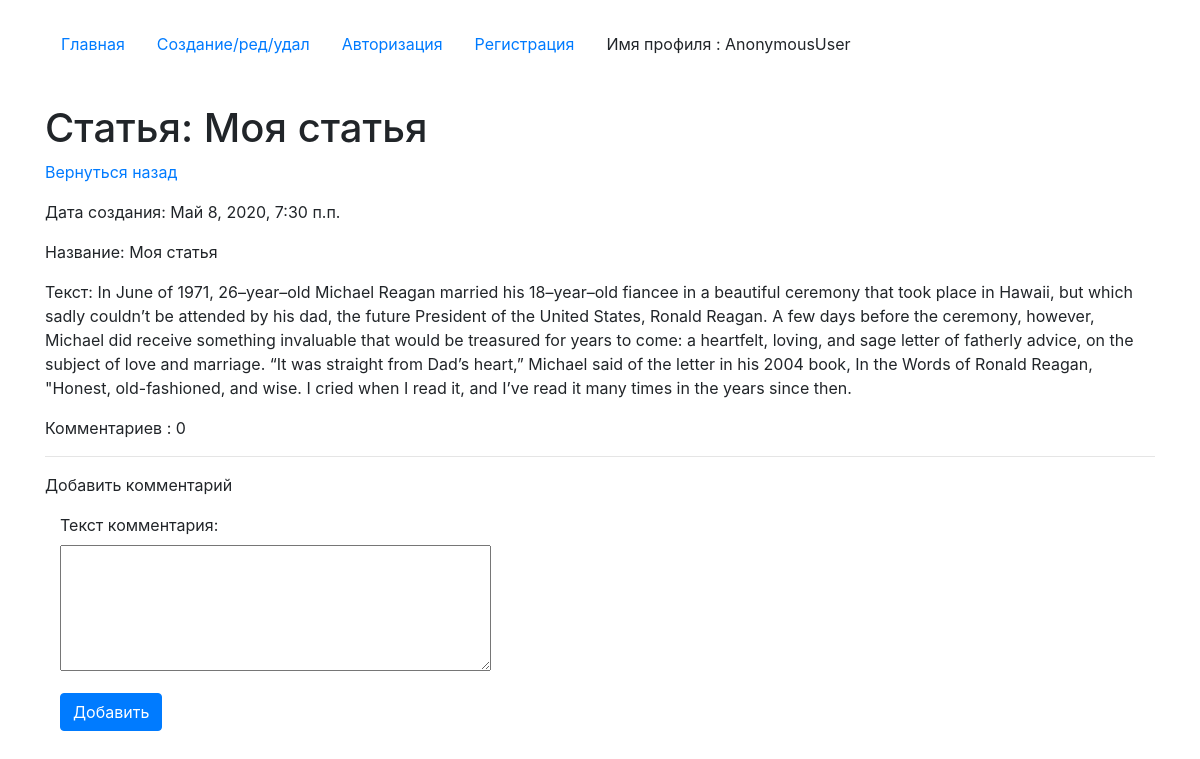
/detail/17, run on the app's committed database.
### core/models.py (models this page shows, shortened)
class Articles(models.Model):
    author = models.ForeignKey(User, on_delete = models.CASCADE, verbose_name='Владелец статьи', blank = True, null = True )
    create_date = models.DateTimeField(auto_now=True)
    name = models.CharField(max_length=200, verbose_name='Название')
    text = models.TextField(verbose_name='Текст')
    class Meta:
        verbose_name='Статью'
        verbose_name_plural='Статьи'

### core/views.py (the view, shortened to what this page needs)
# urls.py: path('detail/<int:pk>', views.HomeDetailView.as_view(), name='detail_page'),
class HomeDetailView(CustomSuccessMessageMixin, FormMixin, DetailView):
    model = Articles
    template_name = 'detail.html'
    context_object_name = 'get_article'
    form_class = CommentForm
    success_msg = 'Комментарий успешно создан, ожидайте модерации'

### core/forms.py
class CommentForm(forms.ModelForm):
    class Meta:
        model = Comments
        fields = ('text',)
    def __init__(self,*args,**kwargs):
        super().__init__(*args,**kwargs)
        for field in self.fields:
            self.fields[field].widget.attrs['class'] = 'form-control'
        self.fields['text'].widget = Textarea(attrs={'rows':5})

### core/templates/detail.html (shortened to what this page needs)
{% extends 'index.html' %}
{% block content %}
<h1 class="mt-4">Статья: {{get_article.name}}</h1>
<p><a href="/">Вернуться назад</a></p>
<p>Дата создания:  {{get_article.create_date}}</p>
<p>Название:  {{get_article.name}}</p>
<p>Текст: {{get_article.text}}</p>
<p>Комментариев : {{get_article.comments_articles.all.count}}</p>
<hr>
<p>Добавить комментарий</p>
<div class="col-4">
            <form action="" id="add_form" method="post">
               {{form.as_p}}
            </form>
            <button form="add_form" type="submit" class="btn btn-primary">Добавить</button>
</div>
{% endblock %}

### data on the page
Articles: name "Моя статья", create_date "Май 8, 2020, 7:30 п.п.", text "In June of 1971, 26–year–old Michael Reagan married his 18–year–old fiancee in a beautiful ceremony that took place in Hawaii, but which sadly couldn’t be attended by his dad, the future President of the United States, Ronald Reagan. A few days before the ceremony, however, Michael did receive something invaluable that would be treasured for years to come: a heartfelt, loving, and sage letter of fatherly advice, on the subject of love and marriage. “It was straight from Dad’s heart,” Michael said of the letter in his 2004 book, In the Words of Ronald Reagan, \"Honest, old-fashioned, and wise. I cried when I read it, and I’ve read it many times in the years since then.", comments_articles.all.count "0"

### other printed values
{{ request.user }} "AnonymousUser"
